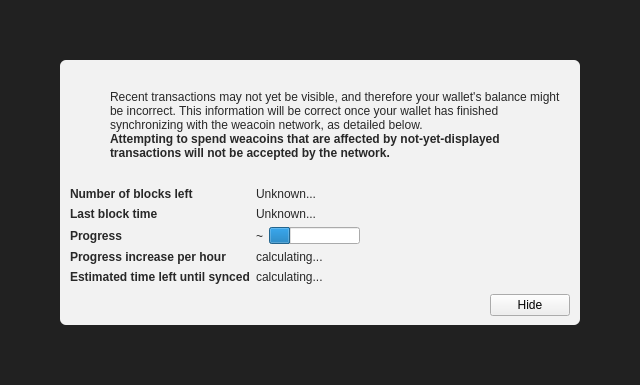
<?xml version="1.0" encoding="UTF-8"?>
<ui version="4.0">
 <class>ModalOverlay</class>
 <widget class="ModalOverlay" name="ModalOverlay">
  <property name="geometry">
   <rect>
    <x>0</x>
    <y>0</y>
    <width>640</width>
    <height>385</height>
   </rect>
  </property>
  <property name="windowTitle">
   <string>Form</string>
  </property>
  <layout class="QVBoxLayout" name="verticalLayout" stretch="0">
   <property name="sizeConstraint">
    <enum>QLayout::SetDefaultConstraint</enum>
   </property>
   <property name="leftMargin">
    <number>0</number>
   </property>
   <property name="topMargin">
    <number>0</number>
   </property>
   <property name="rightMargin">
    <number>0</number>
   </property>
   <property name="bottomMargin">
    <number>0</number>
   </property>
   <item>
    <widget class="QWidget" name="bgWidget" native="true">
     <property name="styleSheet">
      <string notr="true">#bgWidget { background: rgba(0,0,0,220); }</string>
     </property>
     <layout class="QVBoxLayout" name="verticalLayoutMain" stretch="1">
      <property name="leftMargin">
       <number>60</number>
      </property>
      <property name="topMargin">
       <number>60</number>
      </property>
      <property name="rightMargin">
       <number>60</number>
      </property>
      <property name="bottomMargin">
       <number>60</number>
      </property>
      <item>
       <widget class="QWidget" name="contentWidget" native="true">
        <property name="styleSheet">
         <string notr="true">#contentWidget { background: rgba(255,255,255,240); border-radius: 6px; }

QLabel { color: rgb(40,40,40);  }</string>
        </property>
        <layout class="QVBoxLayout" name="verticalLayoutSub" stretch="1,0,0,0">
         <property name="spacing">
          <number>0</number>
         </property>
         <property name="leftMargin">
          <number>10</number>
         </property>
         <property name="topMargin">
          <number>10</number>
         </property>
         <property name="rightMargin">
          <number>10</number>
         </property>
         <property name="bottomMargin">
          <number>10</number>
         </property>
         <item>
          <layout class="QHBoxLayout" name="horizontalLayoutIconText" stretch="0,1">
           <property name="topMargin">
            <number>20</number>
           </property>
           <item>
            <layout class="QVBoxLayout" name="verticalLayoutIcon">
             <property name="leftMargin">
              <number>0</number>
             </property>
             <item>
              <widget class="QPushButton" name="warningIcon">
               <property name="enabled">
                <bool>false</bool>
               </property>
               <property name="text">
                <string/>
               </property>
               <property name="icon">
                <iconset>
                 <normaloff>:/icons/warning</normaloff>
                 <disabledoff>:/icons/warning</disabledoff>:/icons/warning</iconset>
               </property>
               <property name="iconSize">
                <size>
                 <width>48</width>
                 <height>48</height>
                </size>
               </property>
               <property name="flat">
                <bool>true</bool>
               </property>
              </widget>
             </item>
             <item>
              <spacer name="verticalSpacerWarningIcon">
               <property name="orientation">
                <enum>Qt::Vertical</enum>
               </property>
               <property name="sizeHint" stdset="0">
                <size>
                 <width>20</width>
                 <height>40</height>
                </size>
               </property>
              </spacer>
             </item>
            </layout>
           </item>
           <item>
            <layout class="QVBoxLayout" name="verticalLayoutInfoText">
             <property name="leftMargin">
              <number>0</number>
             </property>
             <property name="topMargin">
              <number>0</number>
             </property>
             <item>
              <widget class="QLabel" name="infoText">
               <property name="text">
                <string>Recent transactions may not yet be visible, and therefore your wallet's balance might be incorrect. This information will be correct once your wallet has finished synchronizing with the weacoin network, as detailed below.</string>
               </property>
               <property name="textFormat">
                <enum>Qt::RichText</enum>
               </property>
               <property name="wordWrap">
                <bool>true</bool>
               </property>
              </widget>
             </item>
             <item>
              <widget class="QLabel" name="infoTextStrong">
               <property name="font">
                <font>
                 <weight>75</weight>
                 <bold>true</bold>
                </font>
               </property>
               <property name="text">
                <string>Attempting to spend weacoins that are affected by not-yet-displayed transactions will not be accepted by the network.</string>
               </property>
               <property name="textFormat">
                <enum>Qt::RichText</enum>
               </property>
               <property name="wordWrap">
                <bool>true</bool>
               </property>
              </widget>
             </item>
             <item>
              <spacer name="verticalSpacerInTextSpace">
               <property name="orientation">
                <enum>Qt::Vertical</enum>
               </property>
               <property name="sizeHint" stdset="0">
                <size>
                 <width>20</width>
                 <height>40</height>
                </size>
               </property>
              </spacer>
             </item>
            </layout>
           </item>
          </layout>
         </item>
         <item>
          <spacer name="verticalSpacerAfterText">
           <property name="orientation">
            <enum>Qt::Vertical</enum>
           </property>
           <property name="sizeHint" stdset="0">
            <size>
             <width>20</width>
             <height>40</height>
            </size>
           </property>
          </spacer>
         </item>
         <item>
          <layout class="QFormLayout" name="formLayout">
           <property name="fieldGrowthPolicy">
            <enum>QFormLayout::FieldsStayAtSizeHint</enum>
           </property>
           <property name="horizontalSpacing">
            <number>6</number>
           </property>
           <property name="verticalSpacing">
            <number>6</number>
           </property>
           <property name="topMargin">
            <number>10</number>
           </property>
           <item row="0" column="0">
            <widget class="QLabel" name="labelNumberOfBlocksLeft">
             <property name="font">
              <font>
               <weight>75</weight>
               <bold>true</bold>
              </font>
             </property>
             <property name="text">
              <string>Number of blocks left</string>
             </property>
            </widget>
           </item>
           <item row="0" column="1">
            <widget class="QLabel" name="numberOfBlocksLeft">
             <property name="text">
              <string>Unknown...</string>
             </property>
            </widget>
           </item>
           <item row="1" column="0">
            <widget class="QLabel" name="labelLastBlockTime">
             <property name="font">
              <font>
               <weight>75</weight>
               <bold>true</bold>
              </font>
             </property>
             <property name="text">
              <string>Last block time</string>
             </property>
            </widget>
           </item>
           <item row="1" column="1">
            <widget class="QLabel" name="newestBlockDate">
             <property name="sizePolicy">
              <sizepolicy hsizetype="Maximum" vsizetype="Preferred">
               <horstretch>0</horstretch>
               <verstretch>0</verstretch>
              </sizepolicy>
             </property>
             <property name="text">
              <string>Unknown...</string>
             </property>
            </widget>
           </item>
           <item row="2" column="0">
            <widget class="QLabel" name="labelSyncDone">
             <property name="font">
              <font>
               <weight>75</weight>
               <bold>true</bold>
              </font>
             </property>
             <property name="text">
              <string>Progress</string>
             </property>
            </widget>
           </item>
           <item row="2" column="1">
            <layout class="QHBoxLayout" name="horizontalLayoutSync" stretch="0,1">
             <item>
              <widget class="QLabel" name="percentageProgress">
               <property name="text">
                <string notr="true">~</string>
               </property>
              </widget>
             </item>
             <item>
              <widget class="QProgressBar" name="progressBar">
               <property name="value">
                <number>24</number>
               </property>
               <property name="format">
                <string/>
               </property>
              </widget>
             </item>
            </layout>
           </item>
           <item row="4" column="0">
            <widget class="QLabel" name="labelProgressIncrease">
             <property name="font">
              <font>
               <weight>75</weight>
               <bold>true</bold>
              </font>
             </property>
             <property name="text">
              <string>Progress increase per hour</string>
             </property>
            </widget>
           </item>
           <item row="4" column="1">
            <widget class="QLabel" name="progressIncreasePerH">
             <property name="text">
              <string>calculating...</string>
             </property>
            </widget>
           </item>
           <item row="5" column="0">
            <widget class="QLabel" name="labelEstimatedTimeLeft">
             <property name="font">
              <font>
               <weight>75</weight>
               <bold>true</bold>
              </font>
             </property>
             <property name="text">
              <string>Estimated time left until synced</string>
             </property>
            </widget>
           </item>
           <item row="5" column="1">
            <widget class="QLabel" name="expectedTimeLeft">
             <property name="text">
              <string>calculating...</string>
             </property>
            </widget>
           </item>
          </layout>
         </item>
         <item>
          <layout class="QHBoxLayout" name="horizontalLayoutButtons">
           <property name="leftMargin">
            <number>10</number>
           </property>
           <property name="topMargin">
            <number>10</number>
           </property>
           <item>
            <spacer name="horizontalSpacer">
             <property name="orientation">
              <enum>Qt::Horizontal</enum>
             </property>
             <property name="sizeHint" stdset="0">
              <size>
               <width>40</width>
               <height>20</height>
              </size>
             </property>
            </spacer>
           </item>
           <item>
            <widget class="QPushButton" name="closeButton">
             <property name="text">
              <string>Hide</string>
             </property>
            </widget>
           </item>
          </layout>
         </item>
        </layout>
       </widget>
      </item>
     </layout>
    </widget>
   </item>
  </layout>
 </widget>
 <customwidgets>
  <customwidget>
   <class>ModalOverlay</class>
   <extends>QWidget</extends>
   <header>qt/modaloverlay.h</header>
   <container>1</container>
  </customwidget>
 </customwidgets>
 <resources/>
 <connections/>
</ui>
